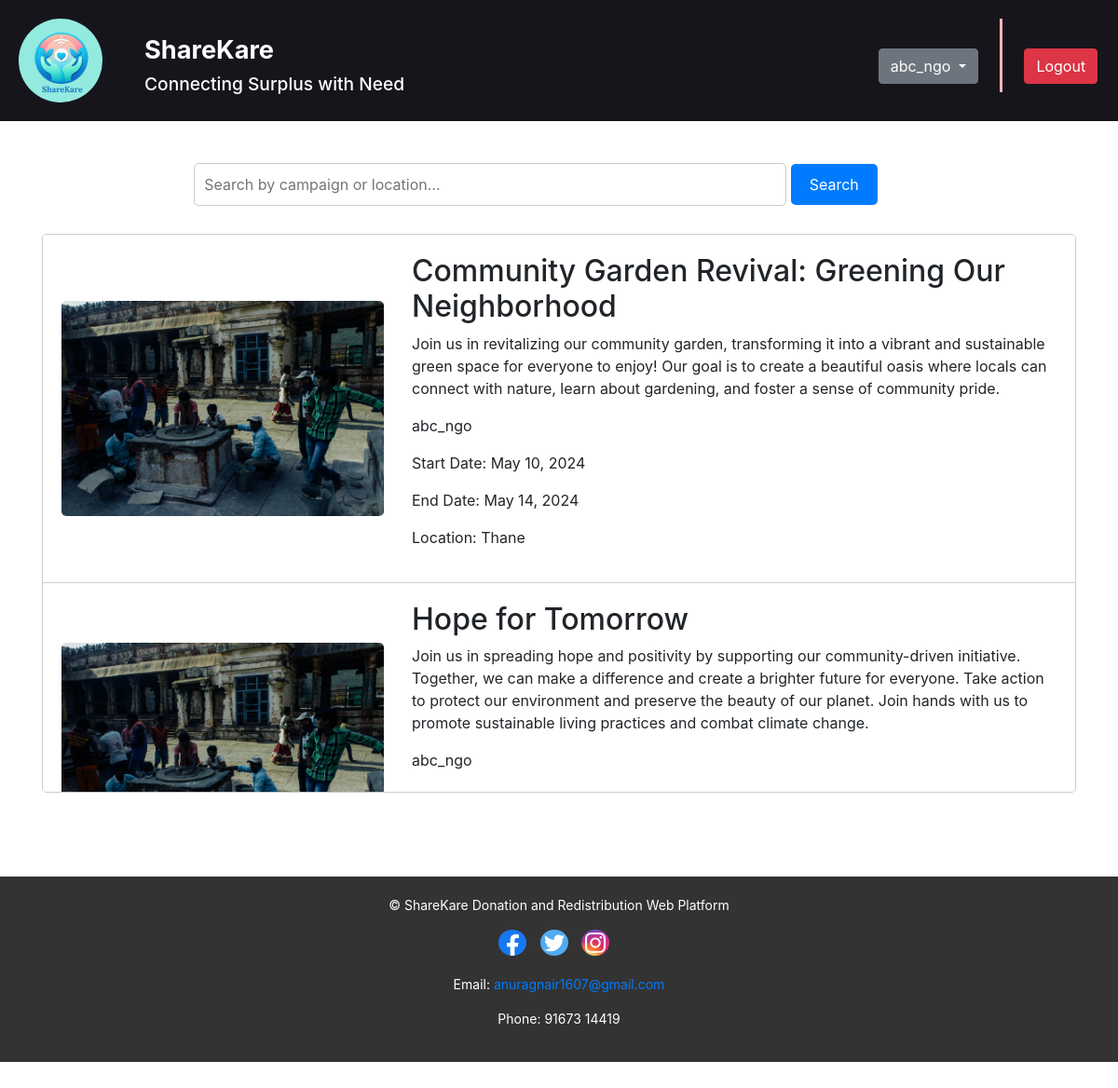
Page /real_campaigns/ (signed in) on the committed database.
### home/models.py (models this page shows, shortened)
class CreateCampaign(models.Model):
    ngo = models.ForeignKey(User, on_delete=models.CASCADE)
    title = models.CharField(max_length=200)
    description = models.TextField()
    start_date = models.DateField()
    end_date = models.DateField()
    items_needed = models.TextField()
    location = models.CharField(max_length=255, blank=True, null=True)

class NGOProfile(models.Model):
    ngo = models.OneToOneField(NGO, on_delete=models.CASCADE)
    location = models.CharField(max_length=255)
    address = models.CharField(max_length=255)  # Added address field
    description = models.TextField()
    image1 = models.ImageField(upload_to='images/')

### home/views.py (the view)
# urls.py: path('real_campaigns/', views.real_campaigns, name='real_campaigns'),
@login_required(login_url='login')
def real_campaigns(request):
    query = request.GET.get('q')
    camp = CreateCampaign.objects.filter(end_date__gte=timezone.now())
    if query:
        camp = camp.filter(Q(title__icontains=query) | Q(description__icontains=query) | Q(location__icontains=query))
    ngo_profiles = []
    for campaign in camp:
        try:
            ngo = NGO.objects.get(user=campaign.ngo)
            ngo_profile = NGOProfile.objects.get(ngo=ngo)
            ngo_profiles.append(ngo_profile)
        except NGOProfile.DoesNotExist:
            pass
    context = {
        'camp': camp,
        'ngo_profiles': ngo_profiles,
    }
    return render(request,'realcampaigns.html',context)

### templates/realcampaigns.html (shortened to what this page needs)
{% extends 'base1.html' %}
{% load static %}
{% block css %}
    <link href="https://cdnjs.cloudflare.com/ajax/libs/bootstrap-icons/1.7.2/font/bootstrap-icons.css" rel="stylesheet">
    <link rel="stylesheet" href="{% static "css/realcampstys.css" %}">
{% endblock %}
{% block content %}
    <div class="container">
        <div class="search-box">
            <form method="GET" action="{% url 'real_campaigns' %}">
                <input type="text" name="q" placeholder="Search by campaign or location..." value="{{ request.GET.q }}">
                <button type="submit">Search</button>
            </form>
        </div>
        <div class="campaign-container">
            {% if camp %}
                {% for campaign in camp %}
                    {% with ngo_profile=ngo_profiles|first %}
                        <div class="campaign-box">
                            <div class="campaign">
                                <div class="campaign-image">
                                    <img src="{{ ngo_profile.image1.url }}" alt="{{ campaign.title }}">
                                </div>
                                <div class="campaign-info">
                                    <h2>{{ campaign.title }}</h2>
                                    <p>{{ campaign.description }}</p>
                                    <p>{{ campaign.ngo }}</p>
                                    <p>Start Date: {{ campaign.start_date }}</p>
                                    <p>End Date: {{ campaign.end_date }}</p>
                                    <p>Location: {{ campaign.location }}</p>
                                </div>
                            </div>
                        </div>
                    {% endwith %}
                {% endfor %}
            {% else %}
            <div class="text-center mt-4">
                <p>No campaigns found. <i class="bi bi-emoji-frown-fill text-primary"></i></p>
            </div>
            {% endif %}
        </div>
    </div>
    {% endblock %}

### templates/base1.html (shortened to what this page needs)
<!DOCTYPE html>
{% load static %}
<html lang="en">
<head>
    {% block css %}{% endblock %}
    <link rel="stylesheet" href="{% static "css/userhome.css" %}"/>
    <link href="https://cdn.jsdelivr.net/npm/bootstrap@5.3.3/dist/css/bootstrap.min.css" rel="stylesheet">
    <link href="https://maxcdn.bootstrapcdn.com/bootstrap/4.5.2/css/bootstrap.min.css" rel="stylesheet">
</head>
<body>
    <header>
        <div class="m_container">
            <div id="left">
                <div>
                    <img src="{% static "images/ShareKare.png" %}" id="logo" alt="ShareCare Logo">
                </div>
                <div id="lrig">
                        <h1>ShareKare</h1>
                        <h3>Connecting Surplus with Need</h3>
                </div>
            </div>
            <div class="dropdown">
            <br>
                <button class="btn btn-secondary dropdown-toggle" type="button" id="dropdownMenuButton" data-bs-toggle="dropdown" aria-expanded="false">
                    {{ request.user }}
                </button>
            </div>
            <div class="vl"></div>
            <div id="user1">
                <a id ="link" href="{% url 'logout' %}"><button class="btn btn-danger" onclick="logout()">Logout</button></a>
            </div>
        </div>
    </header>
    <div class="content">
        {% block content %}
        {% endblock %}
    </div>
    <footer>
        <div class="m_container" id="last">
            <div class="footer-content">
                <p>&copy; ShareKare Donation and Redistribution Web Platform</p>
                <div class="social-media">
                    <a href="https://www.facebook.com/profile.php?id=100084735663295"><img src="{% static "images/facebook.png" %}" alt="Facebook"></a>
                    <a href="https://twitter.com/PushapRaina"><img src="{% static "images/twitter.png" %}" alt="Twitter"></a>
                    <a href="https://www.instagram.com/dope.music.official_?igsh=MWF5MTNlNGtqNmNxaA%3D%3D&utm_source=qr"><img src="{% static "images/instagram.jpg" %}" alt="Instagram"></a>
                </div>
                <div class="contact-info">
                    <p>Email: <a href="mailto:anuragnair1607@gmail.com">anuragnair1607@gmail.com</a></p>
                    <p>Phone: 91673 14419</p>
                </div>
            </div>
        </div>
    </footer>
</body>
</html>

### static/css/realcampstys.css (style rules this page uses)
body { font-family: Arial, sans-serif; background-color: #f0f0f0; margin: 0; padding: 0; }
#left h1 { font-size: 1.7rem; }
#left h3 { font-size: 1.2rem; }
#lrig { margin-top: 2%; }
.m_container { top: 0; max-width: 1600px; margin: 0 auto; padding: 0 20px; display: flex; flex-wrap: wrap; justify-content: center; gap: 2% }
#logo { height: 90px; width: 90px; border-radius: 50%; }
#left { display: flex; flex: 1; gap: 5%; }
.vl { border-left: 3px solid rgb(242, 183, 183); height: auto; margin-bottom: 1%; }
#user1 { margin-right: 1%; margin-top: 2%; width: fit-content; height: fit-content; }
#link { color: white; font-size: 1.2rem; }
header { background-color: #17151c; color: #fff; padding: 20px 0; top: 0; height: fit-content; }
header h1 { font-size: 24px; font-weight: bold; }
#user1 { margin-right: 1%; margin-top: 1.8%; width: 69px; height: 35px; text-align: center; padding-top: 2px; border-radius: 10%; }
.container { max-width: 800px; margin: 0 auto; padding: 20px; }
.search-box { text-align: center; margin-bottom: 20px; }
.search-box input { padding: 10px; width: 60%; border: 1px solid #ccc; border-radius: 5px; }
.search-box button { padding: 10px 20px; background-color: #007bff; color: #fff; border: none; border-radius: 5px; cursor: pointer; }
.campaign-container { border: 1px solid #ccc; border-radius: 5px; overflow-y: auto; max-height: 600px; background-color: #fff; margin-bottom: 20px; margin-top:30px; }
.campaign-box { padding: 20px; border-bottom: 1px solid #ccc; }
.campaign { display: flex; align-items: center; }
.campaign-image { flex: 1; margin-right: 20px; }
.campaign-image img { max-width: 100%; border-radius: 5px; }
.campaign-info { flex: 2; margin-left: 10px; }

### static/css/userhome.css (style rules this page uses)
* { margin: 0; padding: 0; box-sizing: border-box; height: auto; }
body { font-family: 'Arial', sans-serif; background-color: #d8eafd; overflow-x: hidden; }
#left h1 { font-size: 1.7rem; }
#left h3 { font-size: 1.2rem; }
#lrig { margin-top: 2%; }
.dropdown { margin-top: 8px; }
.m_container { top: 0; max-width: 1600px; margin: 0 auto; padding: 0 20px; display: flex; flex-wrap: wrap; justify-content: center; gap: 2% }
#logo { height: 90px; width: 90px; border-radius: 50%; }
#left { display: flex; flex: 1; gap: 5%; }
.vl { border-left: 3px solid rgb(242, 183, 183); height: auto; margin-bottom: 1%; }
#link { color: white; font-size: 1.2rem; }
header { background-color: #17151c; color: #fff; padding: 20px 0; top: 0; height: fit-content; }
header h1 { font-size: 24px; font-weight: bold; }
footer { background-color: #333; color: #fff; padding: 20px 0; text-align: center; position: relative; bottom: 0; margin-top: 50px; width: 100%; height: 10%; }
footer p { font-size: 14px; }
.footer-content { display: flex; flex-direction: column; align-items: center; }
.social-media { margin-bottom: 10px; }
.social-media a { margin-right: 10px; }
.social-media img { width: 30px; height: auto; border-radius: 50%; }
.contact-info { font-size: 14px; margin-top: 10px; }
html { scroll-behavior: smooth; }
form { margin-right: 50px; margin-top: 25px; }
#user1 { margin-right: 1%; margin-top: 30px; width: 69px; height: 35px; text-align: center; padding-top: 2px; border-radius: 10%; }

### rows in the picture
CreateCampaign: image1 (picture), title "Community Garden Revival: Greening Our Neighborhood", description "Join us in revitalizing our community garden, transforming it into a vibrant and sustainable green space for everyone to enjoy! Our goal is to create a beautiful oasis where locals can connect with nature, learn about gardening, and foster a sense of community pride.", ngo "abc_ngo", start_date "May 10, 2024", end_date "May 14, 2024", location "Thane"
CreateCampaign: image1 (picture), title "Hope for Tomorrow", description "Join us in spreading hope and positivity by supporting our community-driven initiative. Together, we can make a difference and create a brighter future for everyone. Take action to protect our environment and preserve the beauty of our planet. Join hands with us to promote sustainable living practices and combat climate change.", ngo "abc_ngo"

### other values in the picture
{{ request.user }} "abc_ngo"
